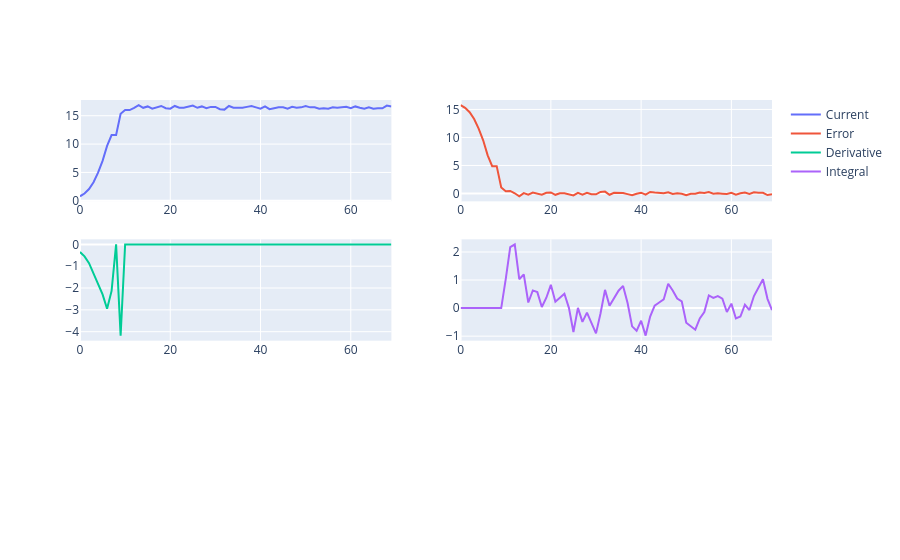

The notebook cell this image was saved under:
### Code cell
archivo_salida = f"datos.csv"

df = pd.read_csv(archivo_salida)
df.columns = ["Voltage", "Current", "PWM Value", "Error", "Integral", "Derivative", "R_Target"]
# df["error%"] = (df["Error"] / (1000 * df["Voltage"] / df["R_Target"])) * 100
x_min = 0
x_max = len(df) - 1
fig = make_subplots(rows=3, cols=2)
fig.add_trace(go.Scatter(x=df.index[x_min:x_max+1], y=df["Current"][x_min:x_max+1], name="Current"), row=1, col=1)
# fig.add_trace(go.Scatter(x=df.index[x_min:x_max+1], y=df["Resistance"][x_min:x_max+1], name="Resistance"), row=1, col=2)
fig.add_trace(go.Scatter(x=df.index[x_min:x_max+1], y=df["Error"][x_min:x_max+1], name="Error"), row=1, col=2)
fig.add_trace(go.Scatter(x=df.index[x_min:x_max+1], y=df["Derivative"][x_min:x_max+1], name="Derivative"), row=2, col=1)
fig.add_trace(go.Scatter(x=df.index[x_min:x_max+1], y=df["Integral"][x_min:x_max+1], name="Integral"), row=2, col=2)
# fig.add_trace(go.Scatter(x=df.index[x_min:x_max+1], y=df["error%"][x_min:x_max+1], name="error%"), row=3, col=1)

### Figure 1 — Plotly figure (JSON) as saved in the notebook; plotly's stock layout.template omitted (floating-point values rounded to 4 significant figures)
{"data": [{"name": "Current", "type": "scatter", "x": [0, 1, 2, 3, 4, 5, 6, 7, 8, 9, 10, 11, 12, 13, 14, 15, 16, 17, 18, 19, 20, 21, 22, 23, 24, 25, 26, 27, 28, 29, 30, 31, 32, 33, 34, 35, 36, 37, 38, 39, 40, 41, 42, 43, 44, 45, 46, 47, 48, 49, 50, 51, 52, 53, 54, 55, 56, 57, 58, 59, 60, 61, 62, 63, 64, 65, 66, 67, 68, 69], "xaxis": "x", "y": [0.8, 1.28, 2.08, 3.28, 4.96, 7.04, 9.68, 11.6, 11.6, 15.36, 16.0, 16.0, 16.4, 16.88, 16.4, 16.64, 16.24, 16.48, 16.72, 16.32, 16.24, 16.72, 16.4, 16.4, 16.64, 16.8, 16.4, 16.64, 16.32, 16.56, 16.56, 16.16, 16.08, 16.72, 16.4, 16.4, 16.4, 16.56, 16.72, 16.48, 16.24, 16.64, 16.16, 16.32, 16.48, 16.48, 16.24, 16.56, 16.4, 16.48, 16.72, 16.48, 16.48, 16.24, 16.32, 16.24, 16.48, 16.4, 16.48, 16.56, 16.32, 16.64, 16.4, 16.24, 16.48, 16.24, 16.32, 16.32, 16.8, 16.64], "yaxis": "y"}, {"name": "Error", "type": "scatter", "x": [0, 1, 2, 3, 4, 5, 6, 7, 8, 9, 10, 11, 12, 13, 14, 15, 16, 17, 18, 19, 20, 21, 22, 23, 24, 25, 26, 27, 28, 29, 30, 31, 32, 33, 34, 35, 36, 37, 38, 39, 40, 41, 42, 43, 44, 45, 46, 47, 48, 49, 50, 51, 52, 53, 54, 55, 56, 57, 58, 59, 60, 61, 62, 63, 64, 65, 66, 67, 68, 69], "xaxis": "x2", "y": [15.78, 15.28, 14.5, 13.28, 11.57, 9.49, 6.81, 4.88, 4.88, 1.08, 0.41, 0.45, 0.04, -0.5, 0.07, -0.2, 0.17, -0.02, -0.21, 0.13, 0.18, -0.24, 0.05, 0.05, -0.2, -0.34, 0.11, -0.2, 0.13, -0.15, -0.15, 0.28, 0.34, -0.23, 0.11, 0.11, 0.07, -0.12, -0.33, -0.06, 0.14, -0.21, 0.27, 0.16, 0.04, 0.04, 0.22, -0.1, 0.03, -0.04, -0.31, -0.05, -0.05, 0.16, 0.09, 0.24, -0.04, 0.03, -0.04, -0.1, 0.12, -0.21, 0.03, 0.17, -0.08, 0.2, 0.12, 0.12, -0.28, -0.16], "yaxis": "y2"}, {"name": "Derivative", "type": "scatter", "x": [0, 1, 2, 3, 4, 5, 6, 7, 8, 9, 10, 11, 12, 13, 14, 15, 16, 17, 18, 19, 20, 21, 22, 23, 24, 25, 26, 27, 28, 29, 30, 31, 32, 33, 34, 35, 36, 37, 38, 39, 40, 41, 42, 43, 44, 45, 46, 47, 48, 49, 50, 51, 52, 53, 54, 55, 56, 57, 58, 59, 60, 61, 62, 63, 64, 65, 66, 67, 68, 69], "xaxis": "x3", "y": [-0.35, -0.55, -0.86, -1.34, -1.88, -2.29, -2.95, -2.13, 0.0, -4.18, 0.0, 0.0, 0.0, 0.0, 0.0, 0.0, 0.0, 0.0, 0.0, 0.0, 0.0, 0.0, 0.0, 0.0, 0.0, 0.0, 0.0, 0.0, 0.0, 0.0, 0.0, 0.0, 0.0, 0.0, 0.0, 0.0, 0.0, 0.0, 0.0, 0.0, 0.0, 0.0, 0.0, 0.0, 0.0, 0.0, 0.0, 0.0, 0.0, 0.0, 0.0, 0.0, 0.0, 0.0, 0.0, 0.0, 0.0, 0.0, 0.0, 0.0, 0.0, 0.0, 0.0, 0.0, 0.0, 0.0, 0.0, 0.0, 0.0, 0.0], "yaxis": "y3"}, {"name": "Integral", "type": "scatter", "x": [0, 1, 2, 3, 4, 5, 6, 7, 8, 9, 10, 11, 12, 13, 14, 15, 16, 17, 18, 19, 20, 21, 22, 23, 24, 25, 26, 27, 28, 29, 30, 31, 32, 33, 34, 35, 36, 37, 38, 39, 40, 41, 42, 43, 44, 45, 46, 47, 48, 49, 50, 51, 52, 53, 54, 55, 56, 57, 58, 59, 60, 61, 62, 63, 64, 65, 66, 67, 68, 69], "xaxis": "x4", "y": [0.0, 0.0, 0.0, 0.0, 0.0, 0.0, 0.0, 0.0, 0.0, 0.0, 1.03, 2.17, 2.27, 1.03, 1.2, 0.2, 0.63, 0.57, 0.04, 0.37, 0.83, 0.23, 0.37, 0.51, 0.01, -0.85, 0.01, -0.49, -0.16, -0.53, -0.9, -0.19, 0.65, 0.08, 0.35, 0.62, 0.79, 0.18, -0.65, -0.81, -0.45, -0.98, -0.3, 0.09, 0.2, 0.31, 0.87, 0.63, 0.34, 0.24, -0.52, -0.64, -0.77, -0.37, -0.14, 0.45, 0.36, 0.43, 0.34, -0.14, 0.16, -0.37, -0.3, 0.12, -0.07, 0.43, 0.73, 1.03, 0.33, -0.07], "yaxis": "y4"}], "layout": {"xaxis": {"anchor": "y", "domain": [0, 0.45]}, "xaxis2": {"anchor": "y2", "domain": [0.55, 1]}, "xaxis3": {"anchor": "y3", "domain": [0, 0.45]}, "xaxis4": {"anchor": "y4", "domain": [0.55, 1]}, "xaxis5": {"anchor": "y5", "domain": [0, 0.45]}, "xaxis6": {"anchor": "y6", "domain": [0.55, 1]}, "yaxis": {"anchor": "x", "domain": [0.7333, 1]}, "yaxis2": {"anchor": "x2", "domain": [0.7333, 1]}, "yaxis3": {"anchor": "x3", "domain": [0.3667, 0.6333]}, "yaxis4": {"anchor": "x4", "domain": [0.3667, 0.6333]}, "yaxis5": {"anchor": "x5", "domain": [0, 0.2667]}, "yaxis6": {"anchor": "x6", "domain": [0, 0.2667]}}}
